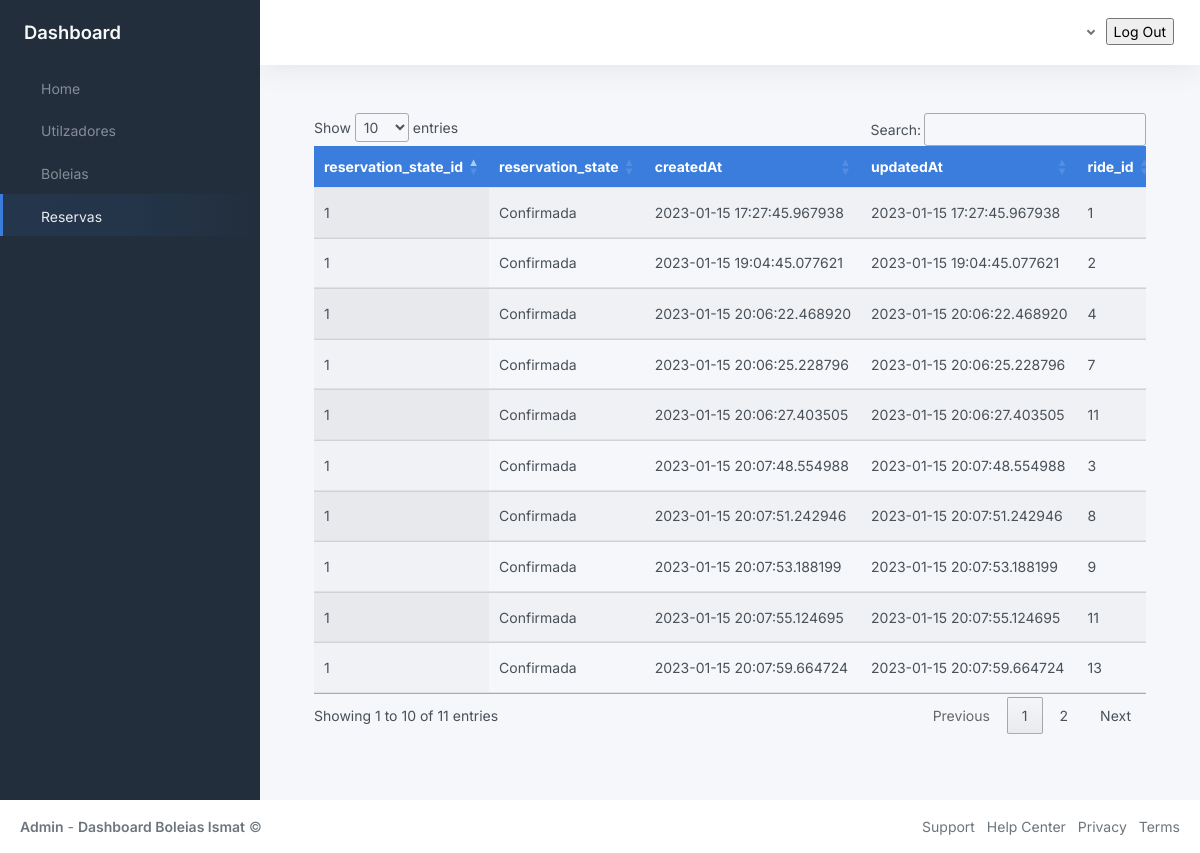
Screenshot of /reservaPage with the database file from the repository.
### BackOffice/models.py (models this page shows, shortened)
class Reservation(db.Model):
	__tablename__ = 'reservation'
	__table_args__ = (db.UniqueConstraint('passenger_id', 'ride_id'),)
	id = db.Column(db.Integer, primary_key=True)
	passenger_id = db.Column('passenger_id', db.ForeignKey('user.id'), nullable=False)
	passenger = db.relationship('User', backref='reservation')
	ride_id = db.Column('ride_id', db.ForeignKey('ride.id'), nullable=False)
	ride = db.relationship('Ride', backref='reservation')
	reservation_state_id = db.Column('reservation_state_id', db.ForeignKey('reservation_state.id'), default=1, nullable=False)
	reservation_state = db.relationship('ReservationState', backref='reservation')
	createdAt = db.Column(db.DateTime, default=datetime.now)
	updatedAt = db.Column(db.DateTime, default=datetime.now)

class ReservationState(db.Model):
	__tablename__ = 'reservation_state'
	id =  db.Column(db.Integer, primary_key=True)
	state = db.Column(db.String(20), nullable=False) #se boleia esta em progresso, espera, cancelada

### BackOffice/ReservasModule/__init__.py (the view, shortened to what this page needs)
@reservaModule.route('/reservaPage', methods=['GET', 'POST'])
def toReservaPage():
    if current_user.is_authenticated:
        print("Noice")
    else:
        print("Not Noice")
    if request.method == 'GET':
        get_Reserva= db.session.query(Reservation, ReservationState).filter(Reservation.reservation_state_id == ReservationState.id).all()
        return render_template("reservas.html", title="Login", get_Reserva = get_Reserva)
    return  jsonify(message="Apagado",status=201)

### BackOffice/templates/reservas.html (shortened to what this page needs)
{% extends 'index.html'%}
{% block navOptions %}
    <ul class="sidebar-nav">
        <li class="sidebar-item">
            <a class="sidebar-link" href="{{url_for('homeModule.toHomePage')}}">
                 <span class="align-middle">Home</span>
            </a>
        </li>
        <li class="sidebar-item  ">
            <a class="sidebar-link" href="{{url_for('userModule.toUsersPage')}}">
                 <span class="align-middle">Utilzadores</span>
            </a>
        </li>
        <li class="sidebar-item">
            <a class="sidebar-link" href="{{url_for('rideModule.toRidePage')}}">
                 <span class="align-middle">Boleias</span>
            </a>
        </li>
        <li class="sidebar-item  active">
            <a class="sidebar-link" href="{{url_for('reservaModule.toReservaPage')}}">
                 <span class="align-middle">Reservas</span>
            </a>
        </li>
    </ul>
{% endblock navOptions %}
{% block content %}
<div class="container-md" id="table">
    <div class="table-responsive">
        <table class="table display nowrap" id="tabela">
            <thead class="bg-primary text-white">
                <tr>
                    <th>reservation_state_id</th>
                    <th>reservation_state</th>
                    <th>createdAt</th>
                    <th>updatedAt</th>
                    <th>ride_id</th>
                </tr>
            </thead>
            <tbody>
                {% for reserva in get_Reserva %}
                <tr>
                <td>{{reserva.Reservation.reservation_state_id}}</td>
                <td>{{reserva.ReservationState.state}}</td>
                <td>{{reserva.Reservation.createdAt}}</td>
                <td>{{reserva.Reservation.updatedAt}}</td>
                <td>{{reserva.Reservation.ride_id}}</td>
            </tr>
            {% endfor %}
            </tbody>
        </table>
    </div>
</div>
{% endblock content %}

### rows the page displays
Reservation: Reservation.reservation_state_id "1", ReservationState.state "Confirmada", Reservation.createdAt "2023-01-15 17:27:45.967938", Reservation.updatedAt "2023-01-15 17:27:45.967938", Reservation.ride_id "1"
Reservation: Reservation.reservation_state_id "1", ReservationState.state "Confirmada", Reservation.createdAt "2023-01-15 19:04:45.077621", Reservation.updatedAt "2023-01-15 19:04:45.077621", Reservation.ride_id "2"
Reservation: Reservation.reservation_state_id "1", ReservationState.state "Confirmada", Reservation.createdAt "2023-01-15 20:06:22.468920", Reservation.updatedAt "2023-01-15 20:06:22.468920", Reservation.ride_id "4"
Reservation: Reservation.reservation_state_id "1", ReservationState.state "Confirmada", Reservation.createdAt "2023-01-15 20:06:25.228796", Reservation.updatedAt "2023-01-15 20:06:25.228796", Reservation.ride_id "7"
Reservation: Reservation.reservation_state_id "1", ReservationState.state "Confirmada", Reservation.createdAt "2023-01-15 20:06:27.403505", Reservation.updatedAt "2023-01-15 20:06:27.403505", Reservation.ride_id "11"
Reservation: Reservation.reservation_state_id "1", ReservationState.state "Confirmada", Reservation.createdAt "2023-01-15 20:07:48.554988", Reservation.updatedAt "2023-01-15 20:07:48.554988", Reservation.ride_id "3"
Reservation: Reservation.reservation_state_id "1", ReservationState.state "Confirmada", Reservation.createdAt "2023-01-15 20:07:51.242946", Reservation.updatedAt "2023-01-15 20:07:51.242946", Reservation.ride_id "8"
Reservation: Reservation.reservation_state_id "1", ReservationState.state "Confirmada", Reservation.createdAt "2023-01-15 20:07:53.188199", Reservation.updatedAt "2023-01-15 20:07:53.188199", Reservation.ride_id "9"
Reservation: Reservation.reservation_state_id "1", ReservationState.state "Confirmada", Reservation.createdAt "2023-01-15 20:07:55.124695", Reservation.updatedAt "2023-01-15 20:07:55.124695", Reservation.ride_id "11"
Reservation: Reservation.reservation_state_id "1", ReservationState.state "Confirmada", Reservation.createdAt "2023-01-15 20:07:59.664724", Reservation.updatedAt "2023-01-15 20:07:59.664724", Reservation.ride_id "13"
